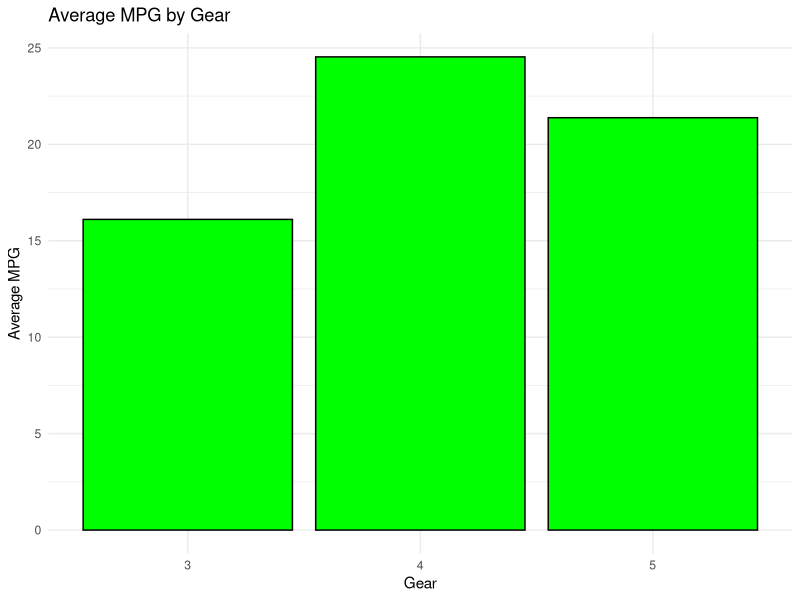
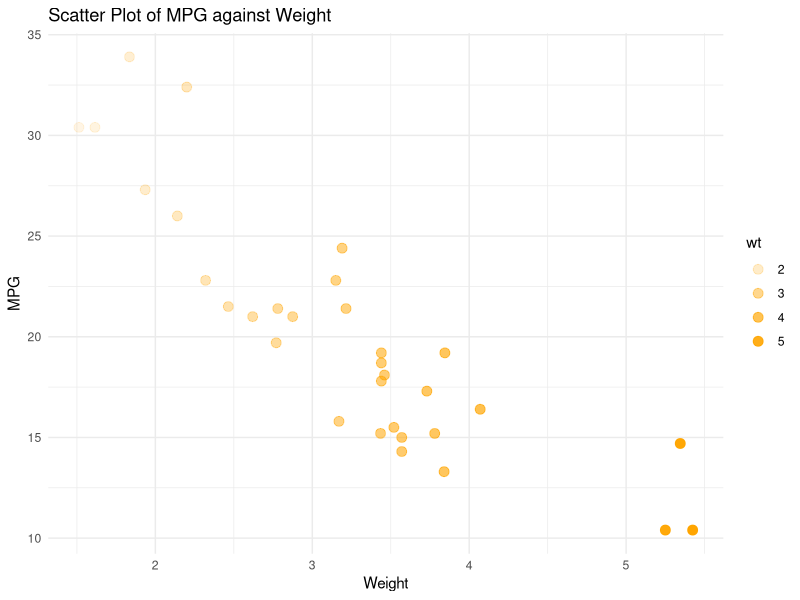
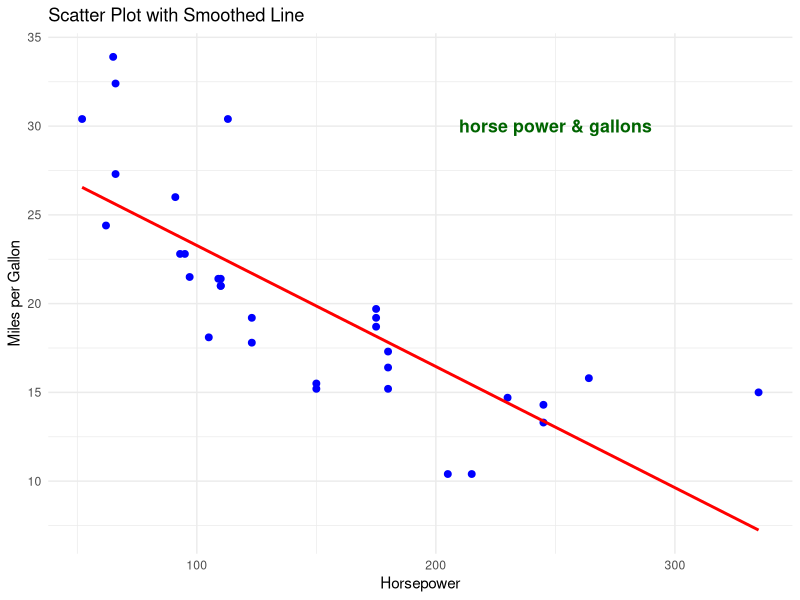

The R script that drew these images, in order:
data(mtcars)
View(mtcars)
library(ggplot2)

#Bar chart
ggplot(mtcars, aes(x = factor(gear), y = mpg)) +
  geom_bar(stat="summary", fun="mean", fill="green", color="black") +
  labs(title="Average MPG by Gear",
       x="Gear",
       y="Average MPG") +
  theme_minimal()
  
  
#Scatterplot
ggplot(mtcars, aes(x = wt, y = mpg, alpha=wt)) +
  geom_point(color="orange", size=3, shape=19) +
  labs(title="Scatter Plot of MPG against Weight",
       x="Weight",
       y="MPG") +
  theme_minimal()

#Scatter plot with a smoothed line
ggplot(mtcars, aes(x = hp, y = mpg)) +
  geom_point(color = "blue", size = 2) +
  geom_smooth(method = "lm", se = FALSE, color = "red") +  
  labs(title = "Scatter Plot with Smoothed Line",
       x = "Horsepower",
       y = "Miles per Gallon") +
  theme_minimal()+
  annotate("text", x=250, y=30, label="horse power & gallons", fontface="bold", color="darkgreen", size=4.5)
